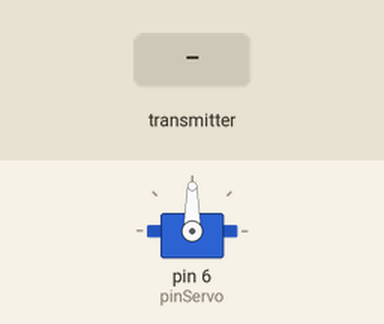
Recording of a sketch running on a simulated Arduino Uno, built with avr-gcc and run on an emulated ATmega328P. On the bench: servo. The inputs (shaded band) are chosen by the test bench. No radio packets arrive unless stated.

Above: at 1.2 s.
1.3 s: the transmitter starts sending data.0 = 0
At 2.2 s:
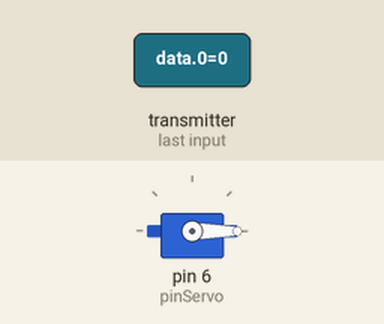
2.8 s: the transmitter starts sending data.0 = 256
At 3.3 s:
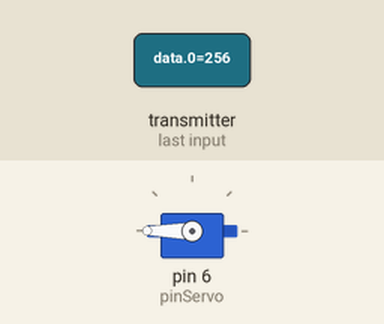
4.3 s: the transmitter starts sending data.0 = 1023
At 5.5 s:
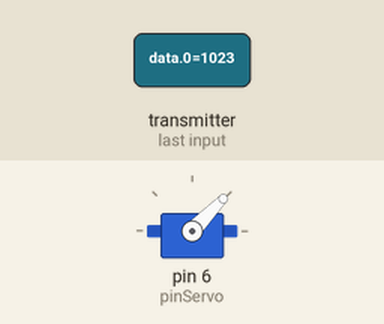
5.8 s: the transmitter starts sending data.0 = 512
At 6.7 s:
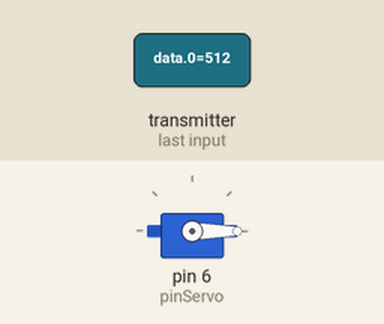
Timing chart, 0 to 8.3 s (numbered marks = the images above; inputs shaded):
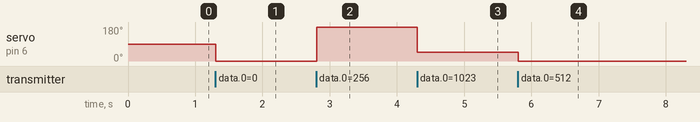

The sketch:

lexus-slave.ino
```cpp
#include <Wire.h>
#include <Servo.h>
#include <SPI.h>
#include <nRF24L01.h>
#include <RF24.h>

Servo servo1;
const int pinServo = 6; // пин для подключения сервопривода
RF24 radio(9, 10); // Создаём объект radio   для работы с библиотекой RF24, указывая номера выводов nRF24L01+ (CE, CSN)

int data[3];

void setup() {
  Serial.begin (9600);
  servo1.attach(pinServo);
  radio.begin();                                        // Инициируем работу nRF24L01+
  radio.setChannel(5);                                  // Указываем канал приёма данных (от 0 до 127), 5 - значит приём данных осуществляется на частоте 2,405 ГГц (на одном канале может быть только 1 приёмник и до 6 передатчиков)
  radio.setDataRate     (RF24_1MBPS);                   // Указываем скорость передачи данных (RF24_250KBPS, RF24_1MBPS, RF24_2MBPS), RF24_1MBPS - 1Мбит/сек
  radio.setPALevel      (RF24_PA_HIGH);                 // Указываем мощность передатчика (RF24_PA_MIN=-18dBm, RF24_PA_LOW=-12dBm, RF24_PA_HIGH=-6dBm, RF24_PA_MAX=0dBm)
  radio.openReadingPipe (1, 0x1234567890LL);            // Открываем 1 трубу с идентификатором 0x1234567890 для приема данных (на ожном канале может быть открыто до 6 разных труб, которые должны отличаться только последним байтом идентификатора)
  radio.startListening  ();                             // Включаем приемник, начинаем прослушивать открытую трубу
  // radio.stopListening   ();                          // Выключаем приёмник, если потребуется передать данные

  servo1.write(90);
}

void loop() {
  delay(5);
  if (radio.available()) {
    radio.read(&data, sizeof(data));
    servo1.write(data[0]);
  }
}
```

Measured:
- after the input at 1.3 s, servo on pin 6 (pinServo): 90° → 0° at once
- after the input at 2.8 s, servo on pin 6 (pinServo): 0° → 180° at once
- after the input at 4.3 s, servo on pin 6 (pinServo): 180° → 46° at once
- after the input at 5.8 s, servo on pin 6 (pinServo): 46° → 0° at once
